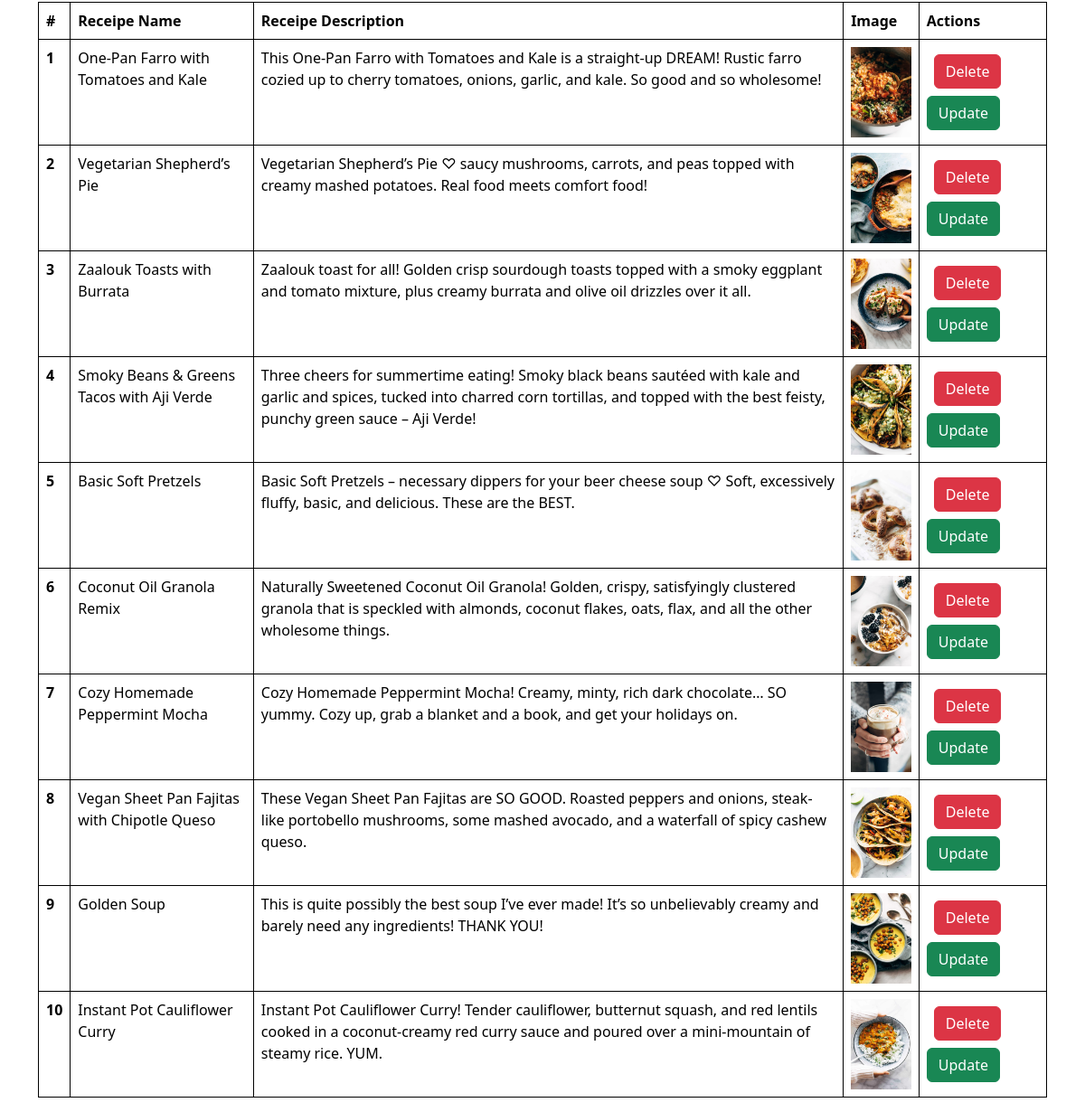
The page /receipes/ (signed in, lower part) on the database as committed earlier.
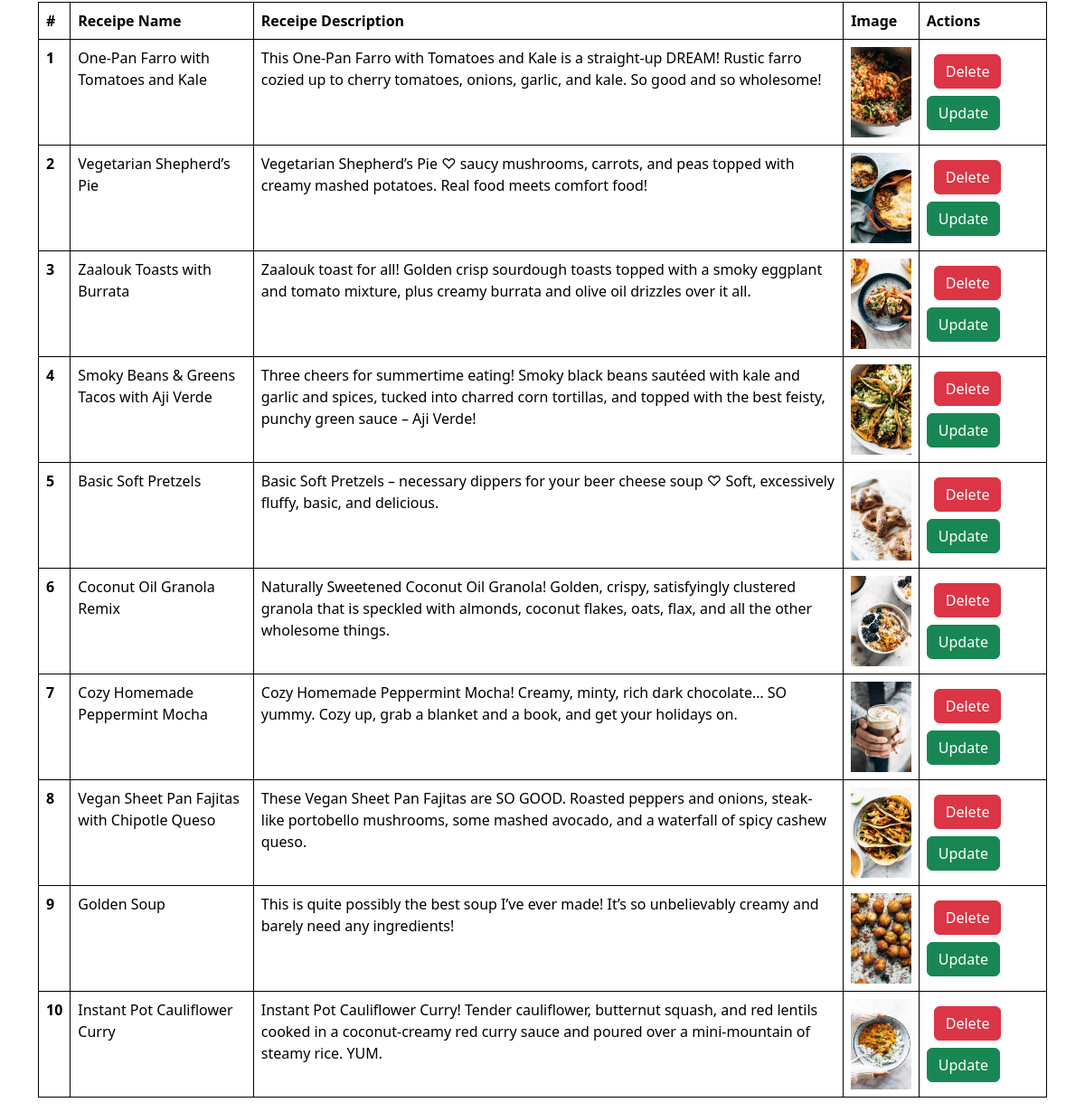
The same page on the database as committed later.
### vege/models.py (models this page shows)
class Receipe(models.Model):
     user = models.ForeignKey(User, on_delete=models.SET_NULL, null=True, blank=True)
     receipe_name = models.CharField(max_length=100)
     receipe_desc = models.TextField()
     receipe_image = models.ImageField(upload_to="receipe")

### vege/views.py (the view, shortened to what this page needs)
# urls.py: path('receipes/', receipes, name="receipes"),
@login_required(login_url="/login/")
def receipes(request):
    queryset = Receipe.objects.all()
    if request.GET.get('search'):
          queryset = queryset.filter(receipe_name__icontains=request.GET.get('search'))
    context = {'receipes': queryset}
    return render(request, 'receipes.html', context)

### vege/templates/receipes.html (shortened to what this page needs)
{% extends "base.html" %}
{% block start %}
<div class = "container mt-5">
    <table class="table mt-5">
        <thead>
          <tr>
            <th scope="col">#</th>
            <th scope="col">Receipe Name</th>
            <th scope="col">Receipe Description</th>
            <th scope="col">Image</th>
            <th scope="col">Actions</th>
          </tr>
        </thead>
        <tbody>
            {% for receipe in receipes %}
            <tr>
                <th scope="row">{{forloop.counter}}</th>
                <td>{{receipe.receipe_name}}</td>
                <td>{{receipe.receipe_desc}}</td>
                <td>
                    <img src="/media/{{receipe.receipe_image}}" style="height : 100px">
                </td>
                <td>
                    <a href="/delete-receipe/{{receipe.id}}" class="btn btn-danger m-2">Delete</a>
                    <a href="/update-receipe/{{receipe.id}}" class="btn btn-success">Update</a>
                </td>
            </tr>
            {% endfor %}
        </tbody>
    </table>
</div>
{% endblock %}

### vege/templates/base.html (shortened to what this page needs)
<!DOCTYPE html>
<html>
    <head>
        <link href="https://cdn.jsdelivr.net/npm/bootstrap@5.3.3/dist/css/bootstrap.min.css" rel="stylesheet">
    </head>
    <body>
        {% block start %}
        {% endblock %}
    </body>
</html>

### vege/templates/base.html (style rules this page uses)
table, th, td { border: 1px solid black; }

Rows that differ between the two databases and show on the page:
changed Receipe "Basic Soft Pretzels": receipe_desc "Basic Soft Pretzels – necessary dippers for your beer cheese soup ♡ Soft, excessively fluffy, basic, and delicious. These are the BEST." → "Basic Soft Pretzels – necessary dippers for your beer cheese soup ♡ Soft, excessively fluffy, basic, and delicious."
changed Receipe "Golden Soup": receipe_desc "This is quite possibly the best soup I’ve ever made! It’s so unbelievably creamy and barely need any ingredients! THANK YOU!" → "This is quite possibly the best soup I’ve ever made! It’s so unbelievably creamy and barely need any ingredients!"; receipe_image: a different picture
